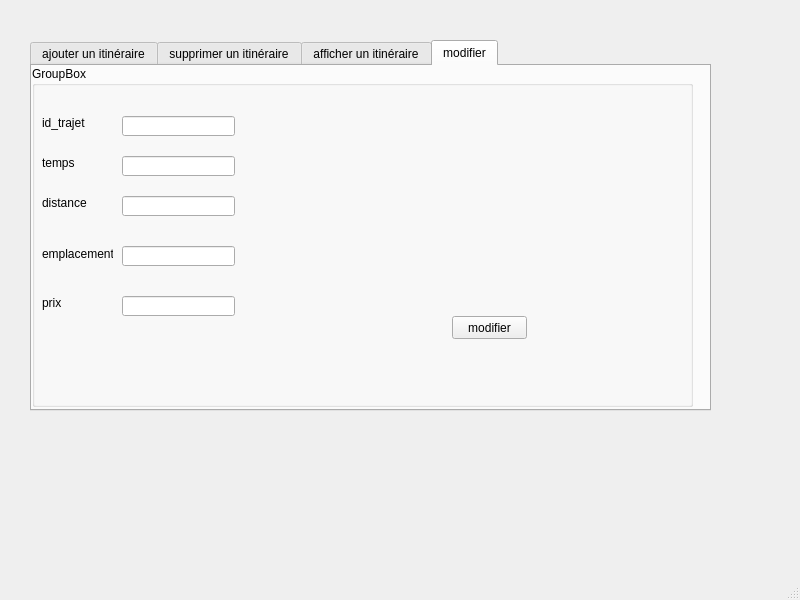
<?xml version="1.0" encoding="UTF-8"?>
<ui version="4.0">
 <class>MainWindow</class>
 <widget class="QMainWindow" name="MainWindow">
  <property name="geometry">
   <rect>
    <x>0</x>
    <y>0</y>
    <width>800</width>
    <height>600</height>
   </rect>
  </property>
  <property name="windowTitle">
   <string>MainWindow</string>
  </property>
  <widget class="QWidget" name="centralwidget">
   <widget class="QTabWidget" name="ajouet">
    <property name="geometry">
     <rect>
      <x>30</x>
      <y>40</y>
      <width>681</width>
      <height>371</height>
     </rect>
    </property>
    <property name="currentIndex">
     <number>3</number>
    </property>
    <widget class="QWidget" name="tab">
     <attribute name="title">
      <string>ajouter un itinéraire</string>
     </attribute>
     <widget class="QGroupBox" name="groupBox">
      <property name="geometry">
       <rect>
        <x>10</x>
        <y>20</y>
        <width>651</width>
        <height>311</height>
       </rect>
      </property>
      <property name="title">
       <string>Ajout</string>
      </property>
      <widget class="QLabel" name="label">
       <property name="geometry">
        <rect>
         <x>20</x>
         <y>60</y>
         <width>47</width>
         <height>14</height>
        </rect>
       </property>
       <property name="text">
        <string>Id_trajet</string>
       </property>
      </widget>
      <widget class="QLabel" name="label_2">
       <property name="geometry">
        <rect>
         <x>20</x>
         <y>100</y>
         <width>47</width>
         <height>14</height>
        </rect>
       </property>
       <property name="text">
        <string>Temps</string>
       </property>
      </widget>
      <widget class="QLabel" name="label_3">
       <property name="geometry">
        <rect>
         <x>20</x>
         <y>140</y>
         <width>47</width>
         <height>14</height>
        </rect>
       </property>
       <property name="text">
        <string>Distance</string>
       </property>
      </widget>
      <widget class="QLabel" name="label_4">
       <property name="geometry">
        <rect>
         <x>10</x>
         <y>190</y>
         <width>71</width>
         <height>16</height>
        </rect>
       </property>
       <property name="text">
        <string>Emplacement</string>
       </property>
      </widget>
      <widget class="QLabel" name="label_5">
       <property name="geometry">
        <rect>
         <x>20</x>
         <y>240</y>
         <width>47</width>
         <height>14</height>
        </rect>
       </property>
       <property name="text">
        <string>Prix</string>
       </property>
      </widget>
      <widget class="QLineEdit" name="id_trajet">
       <property name="geometry">
        <rect>
         <x>90</x>
         <y>60</y>
         <width>113</width>
         <height>20</height>
        </rect>
       </property>
      </widget>
      <widget class="QLineEdit" name="temps">
       <property name="geometry">
        <rect>
         <x>90</x>
         <y>100</y>
         <width>113</width>
         <height>20</height>
        </rect>
       </property>
      </widget>
      <widget class="QLineEdit" name="distance">
       <property name="geometry">
        <rect>
         <x>90</x>
         <y>140</y>
         <width>113</width>
         <height>20</height>
        </rect>
       </property>
      </widget>
      <widget class="QLineEdit" name="emplacement">
       <property name="geometry">
        <rect>
         <x>90</x>
         <y>190</y>
         <width>113</width>
         <height>20</height>
        </rect>
       </property>
      </widget>
      <widget class="QLineEdit" name="prix">
       <property name="geometry">
        <rect>
         <x>90</x>
         <y>240</y>
         <width>113</width>
         <height>20</height>
        </rect>
       </property>
      </widget>
      <widget class="QPushButton" name="pb_ajouter">
       <property name="geometry">
        <rect>
         <x>420</x>
         <y>260</y>
         <width>75</width>
         <height>23</height>
        </rect>
       </property>
       <property name="text">
        <string>Ajouter</string>
       </property>
      </widget>
     </widget>
    </widget>
    <widget class="QWidget" name="tab_3">
     <attribute name="title">
      <string>supprimer un itinéraire</string>
     </attribute>
     <widget class="QTableWidget" name="tableWidget">
      <property name="geometry">
       <rect>
        <x>0</x>
        <y>-10</y>
        <width>661</width>
        <height>361</height>
       </rect>
      </property>
     </widget>
     <widget class="QLabel" name="label_6">
      <property name="geometry">
       <rect>
        <x>20</x>
        <y>40</y>
        <width>47</width>
        <height>14</height>
       </rect>
      </property>
      <property name="text">
       <string>supprimer</string>
      </property>
     </widget>
     <widget class="QLineEdit" name="le_id_supp">
      <property name="geometry">
       <rect>
        <x>100</x>
        <y>70</y>
        <width>113</width>
        <height>20</height>
       </rect>
      </property>
     </widget>
     <widget class="QPushButton" name="supp">
      <property name="geometry">
       <rect>
        <x>330</x>
        <y>140</y>
        <width>75</width>
        <height>23</height>
       </rect>
      </property>
      <property name="text">
       <string>supprimer</string>
      </property>
     </widget>
    </widget>
    <widget class="QWidget" name="tab_2">
     <attribute name="title">
      <string>afficher un itinéraire</string>
     </attribute>
     <widget class="QTableView" name="tab_trajet">
      <property name="geometry">
       <rect>
        <x>-5</x>
        <y>1</y>
        <width>681</width>
        <height>361</height>
       </rect>
      </property>
     </widget>
    </widget>
    <widget class="QWidget" name="">
     <attribute name="title">
      <string>modifier</string>
     </attribute>
     <widget class="QPushButton" name="modifier">
      <property name="geometry">
       <rect>
        <x>420</x>
        <y>250</y>
        <width>75</width>
        <height>23</height>
       </rect>
      </property>
      <property name="text">
       <string>modifier</string>
      </property>
     </widget>
     <widget class="QLabel" name="newid">
      <property name="geometry">
       <rect>
        <x>10</x>
        <y>50</y>
        <width>47</width>
        <height>14</height>
       </rect>
      </property>
      <property name="text">
       <string>id_trajet</string>
      </property>
     </widget>
     <widget class="QLabel" name="newtemps">
      <property name="geometry">
       <rect>
        <x>10</x>
        <y>90</y>
        <width>47</width>
        <height>14</height>
       </rect>
      </property>
      <property name="text">
       <string>temps</string>
      </property>
     </widget>
     <widget class="QLabel" name="newdistance">
      <property name="geometry">
       <rect>
        <x>10</x>
        <y>130</y>
        <width>47</width>
        <height>14</height>
       </rect>
      </property>
      <property name="text">
       <string>distance</string>
      </property>
     </widget>
     <widget class="QLabel" name="newemplacement">
      <property name="geometry">
       <rect>
        <x>10</x>
        <y>180</y>
        <width>71</width>
        <height>16</height>
       </rect>
      </property>
      <property name="text">
       <string>emplacement</string>
      </property>
     </widget>
     <widget class="QLabel" name="newprix">
      <property name="geometry">
       <rect>
        <x>10</x>
        <y>230</y>
        <width>47</width>
        <height>14</height>
       </rect>
      </property>
      <property name="text">
       <string>prix</string>
      </property>
     </widget>
     <widget class="QLineEdit" name="id_modif">
      <property name="geometry">
       <rect>
        <x>90</x>
        <y>50</y>
        <width>113</width>
        <height>20</height>
       </rect>
      </property>
     </widget>
     <widget class="QLineEdit" name="temps_modif">
      <property name="geometry">
       <rect>
        <x>90</x>
        <y>90</y>
        <width>113</width>
        <height>20</height>
       </rect>
      </property>
     </widget>
     <widget class="QLineEdit" name="distance_modif">
      <property name="geometry">
       <rect>
        <x>90</x>
        <y>130</y>
        <width>113</width>
        <height>20</height>
       </rect>
      </property>
     </widget>
     <widget class="QLineEdit" name="emplacement_modif">
      <property name="geometry">
       <rect>
        <x>90</x>
        <y>180</y>
        <width>113</width>
        <height>20</height>
       </rect>
      </property>
     </widget>
     <widget class="QLineEdit" name="prix_modif">
      <property name="geometry">
       <rect>
        <x>90</x>
        <y>230</y>
        <width>113</width>
        <height>20</height>
       </rect>
      </property>
     </widget>
     <widget class="QGroupBox" name="groupBox_2">
      <property name="geometry">
       <rect>
        <x>0</x>
        <y>0</y>
        <width>661</width>
        <height>341</height>
       </rect>
      </property>
      <property name="title">
       <string>GroupBox</string>
      </property>
     </widget>
     <zorder>groupBox_2</zorder>
     <zorder>modifier</zorder>
     <zorder>newid</zorder>
     <zorder>newtemps</zorder>
     <zorder>newdistance</zorder>
     <zorder>newemplacement</zorder>
     <zorder>newprix</zorder>
     <zorder>id_modif</zorder>
     <zorder>temps_modif</zorder>
     <zorder>distance_modif</zorder>
     <zorder>emplacement_modif</zorder>
     <zorder>prix_modif</zorder>
    </widget>
   </widget>
  </widget>
  <widget class="QMenuBar" name="menubar">
   <property name="geometry">
    <rect>
     <x>0</x>
     <y>0</y>
     <width>800</width>
     <height>22</height>
    </rect>
   </property>
  </widget>
  <widget class="QStatusBar" name="statusbar"/>
 </widget>
 <resources/>
 <connections/>
</ui>
